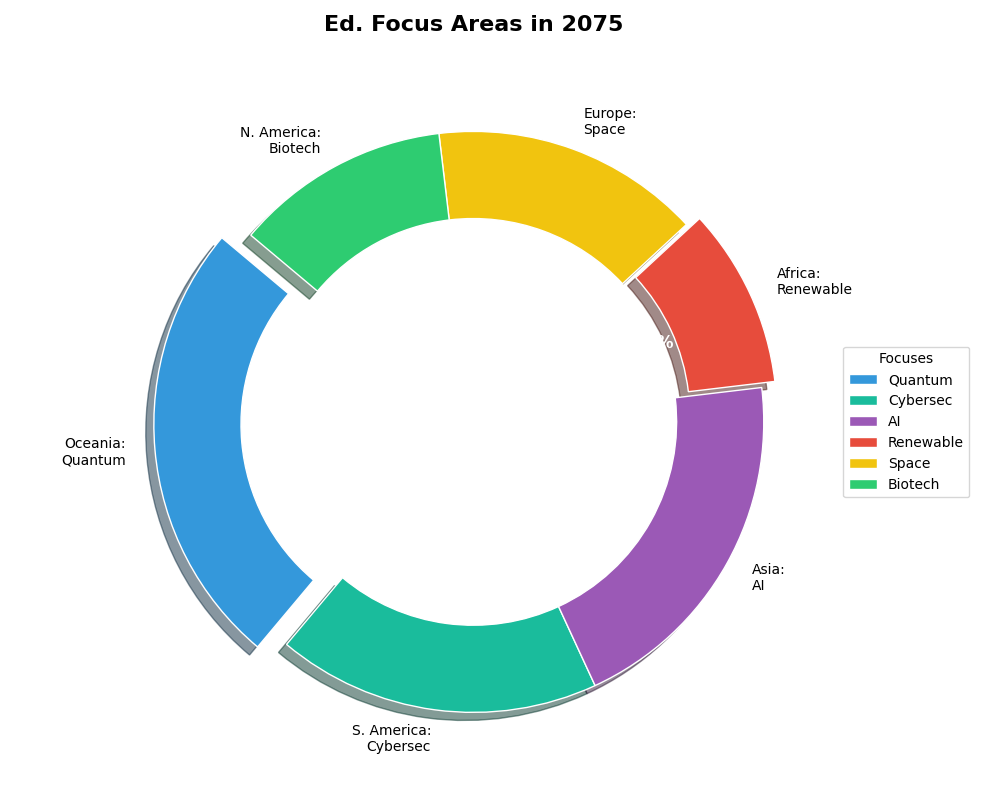

Recreate this plot in Python.
import matplotlib.pyplot as plt
import numpy as np

regions = ['Oceania', 'S. America', 'Asia', 'Africa', 'Europe', 'N. America']
focuses = ['Quantum', 'Cybersec', 'AI', 'Renewable', 'Space', 'Biotech']
percentages = [25, 18, 20, 10, 15, 12]

colors = ['#3498DB', '#1ABC9C', '#9B59B6', '#E74C3C', '#F1C40F', '#2ECC71']
explode = [0.1 if perc == max(percentages) else 0.05 if perc == min(percentages) else 0 for perc in percentages]

fig, ax = plt.subplots(figsize=(10, 8), subplot_kw=dict(aspect="equal"))

wedges, texts, autotexts = ax.pie(
    percentages,
    explode=explode,
    colors=colors,
    autopct='%1.1f%%',
    startangle=140,
    wedgeprops=dict(width=0.3, edgecolor='w'),
    shadow=True
)

for i, text in enumerate(texts):
    txt = f"{regions[i]}:\n{focuses[i]}"
    text.set_text(txt)
    text.set_size(10)
    text.set_color('black')

plt.setp(autotexts, size=12, weight='bold', color='white')

centre_circle = plt.Circle((0,0), 0.70, fc='white')
ax.add_artist(centre_circle)

ax.set_title("Ed. Focus Areas in 2075", fontsize=16, fontweight='bold', pad=20)

ax.legend(wedges, focuses, title="Focuses", loc="center left", bbox_to_anchor=(1, 0, 0.5, 1))

plt.tight_layout()
plt.show()
